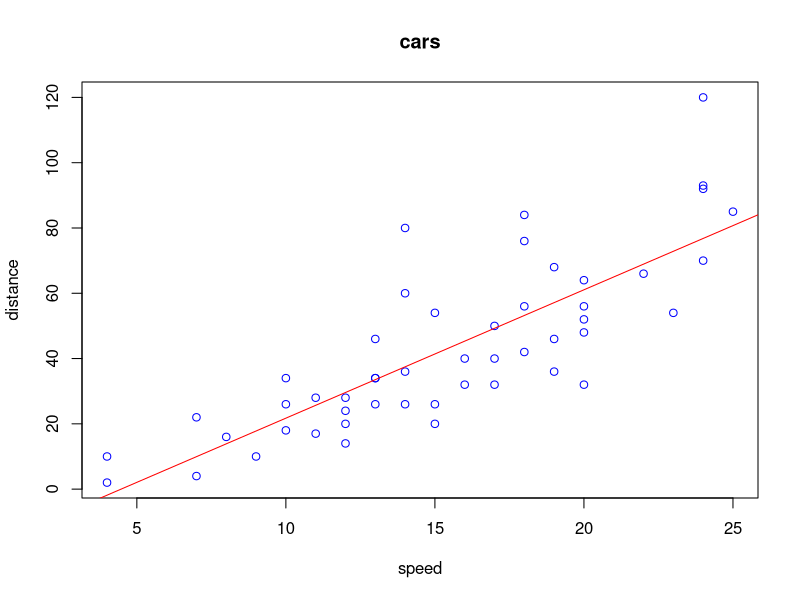

Generate this figure with R:
## ---- chunk 1
knitr::opts_chunk$set(echo = TRUE)
## ---- chunk 2
summary(cars)
## ---- chunk 3
plot(cars$`speed`,cars$`dist`, xlab="speed",ylab="distance",main="cars",col="blue")
linear_regression_model <- lm(cars$dist ~ cars$speed)
abline(linear_regression_model,col="red")
